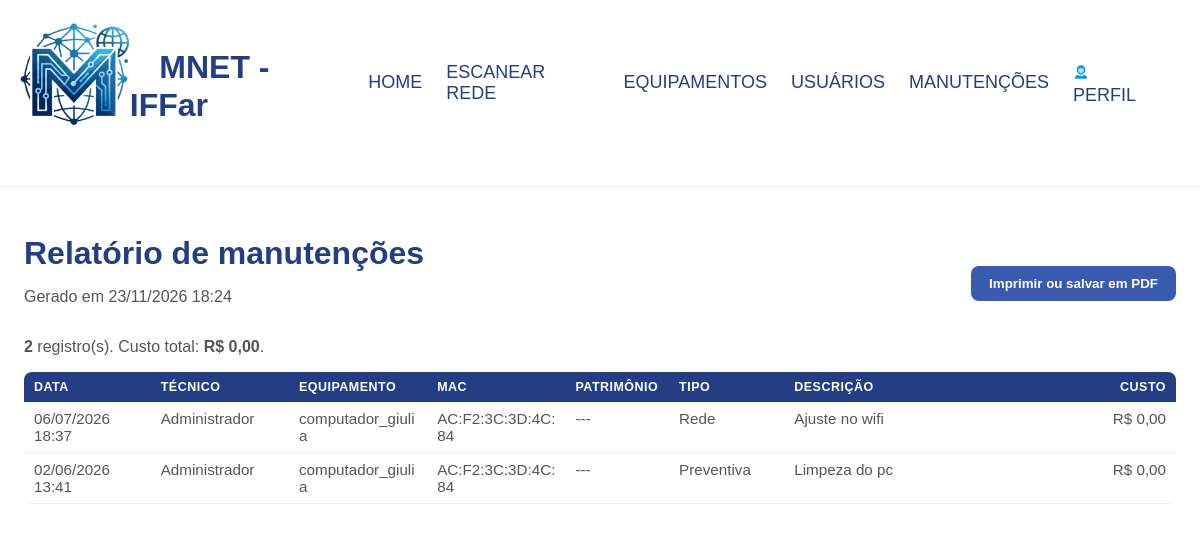
/comum/relatorio_manutencao.php (signed in), run on the app's committed database.
### tables this page shows
CREATE TABLE IF NOT EXISTS `manutencao` (
  `id` int NOT NULL AUTO_INCREMENT,
  `id_equipamento` int DEFAULT NULL,
  `id_usuario` int DEFAULT NULL,
  `tipo_manutencao` enum('Preventiva','Software','Hardware','Rede') DEFAULT NULL,
  `custo` int DEFAULT NULL,
  `descricao` longtext,
  `data_registro` timestamp NULL DEFAULT CURRENT_TIMESTAMP,
  PRIMARY KEY (`id`),
  KEY `id_equipamento` (`id_equipamento`),
  KEY `id_usuario` (`id_usuario`)
);

CREATE TABLE IF NOT EXISTS `usuario` (
  `email` varchar(1000) DEFAULT NULL,
  `senha` varchar(255) DEFAULT NULL,
  `nome` varchar(1000) DEFAULT NULL,
  `id` int NOT NULL AUTO_INCREMENT,
  `cpf` varchar(14) DEFAULT NULL,
  `data_registro` timestamp NULL DEFAULT CURRENT_TIMESTAMP,
  `cargo` char(1) DEFAULT NULL,
  PRIMARY KEY (`id`)
);

CREATE TABLE IF NOT EXISTS `equipamento` (
  `id` int NOT NULL AUTO_INCREMENT,
  `hostname` varchar(100) DEFAULT NULL,
  `ipv4` varchar(15) DEFAULT NULL,
  `mac` varchar(17) DEFAULT NULL,
  `patrimonio` varchar(100) DEFAULT NULL,
  `local` varchar(100) DEFAULT NULL,
  `atividade` enum('Em uso','Disponível','Descarte','Manutenção') DEFAULT NULL,
  `marca` varchar(100) DEFAULT NULL,
  `tipo_equipamento` enum('Computador','Notebook','Celular','Impressora','Câmera','Gateway','Servidor','SmartWatch','Tablet') DEFAULT NULL,
  `data_registro` timestamp NULL DEFAULT CURRENT_TIMESTAMP,
  `sistema_operacional` varchar(100) DEFAULT NULL,
  PRIMARY KEY (`id`)
);

### includes/security.php (called while the page is built, shortened)
<?php
function e(mixed $value): string
{
    return htmlspecialchars((string) ($value ?? ''), ENT_QUOTES | ENT_SUBSTITUTE, 'UTF-8');
}

### comum/relatorio_manutencao.php (the view, shortened to what this page needs)
<?php
require __DIR__ . '/../includes/connect.php';
require __DIR__ . '/../includes/security.php';
$sql = "SELECT m.tipo_manutencao, m.descricao, m.custo, m.data_registro,
               e.hostname, e.mac, e.patrimonio, u.nome AS tecnico
        FROM manutencao m
        JOIN equipamento e ON e.id = m.id_equipamento
        JOIN usuario u ON u.id = m.id_usuario
        ORDER BY m.data_registro DESC";
$result = mysqli_query($conexao, $sql);
$rows = [];
$total = 0.0;
while ($row = mysqli_fetch_assoc($result)) {
    $rows[] = $row;
    $total += (float) $row['custo'];
}
?>
<!DOCTYPE html>
<html lang="pt-br">
<head>
    <link rel="stylesheet" href="<?= BASE_URL ?>/assets/css/style.css">
</head>
<body>
    <div class="nao-imprimir">
    </div>
    <main class="relatorio">
        <div class="relatorio-cabecalho">
            <div>
                <h1>Relatório de manutenções</h1>
                <p>Gerado em <?= e(date('d/m/Y H:i')) ?></p>
            </div>
            <button type="button" class="btn-salvar nao-imprimir" onclick="window.print()">
                Imprimir ou salvar em PDF
            </button>
        </div>
        <p><b><?= count($rows) ?></b> registro(s). Custo total: <b>R$ <?= e(number_format($total, 2, ',', '.')) ?></b>.</p>
        <div class="tabela-relatorio-wrap">
            <table>
                <thead>
                    <tr>
                        <th>Data</th>
                        <th>Técnico</th>
                        <th>Equipamento</th>
                        <th>MAC</th>
                        <th>Patrimônio</th>
                        <th>Tipo</th>
                        <th>Descrição</th>
                        <th>Custo</th>
                    </tr>
                </thead>
                <tbody>
                <?php foreach ($rows as $row) { ?>
                    <tr>
                        <td><?= e(date('d/m/Y H:i', strtotime($row['data_registro']))) ?></td>
                        <td><?= e($row['tecnico']) ?></td>
                        <td><?= e($row['hostname']) ?></td>
                        <td><?= e($row['mac']) ?></td>
                        <td><?= e($row['patrimonio']) ?></td>
                        <td><?= e($row['tipo_manutencao']) ?></td>
                        <td><?= e($row['descricao']) ?></td>
                        <td>R$ <?= e(number_format((float) $row['custo'], 2, ',', '.')) ?></td>
                    </tr>
                <?php } ?>
                </tbody>
            </table>
        </div>
    </main>
</body>
</html>

### assets/css/style.css (style rules this page uses)
:root { --primary-color: #233e84; --primary-hover: rgb(39, 60, 114); --danger-color: #c21b1b; --danger-hover: #741919; --text-dark: #555; --text-muted: #777; --border-color: #ddd; --bg-light: #f8f9fc; --font-main: 'Poppins', sans-serif; --font-nav: 'Gill Sans', 'Gill Sans MT', Calibri, 'Trebuchet MS', sans-serif; }
.btn-salvar, .btn-excluir { border: none; width: 100%; padding: 12px; border-radius: 8px; cursor: pointer; font-weight: 600; margin-top: 10px; transition: background-color 0.3s ease; }
.btn-salvar { background-color: rgb(56, 90, 175); color: #ffffff; }
table { width: 100%; border-collapse: collapse; margin-top: 10px; background-color: #ffffff; border-radius: 8px; overflow: hidden; }
th { background-color: var(--primary-color); color: #ffffff; text-align: left; padding: 15px; font-size: 0.85rem; text-transform: uppercase; letter-spacing: 1px; }
td { padding: 12px 15px; border-bottom: 1px solid #eee; font-size: 0.95rem; color: var(--text-dark); vertical-align: middle; }

### comum/relatorio_manutencao.php (style rules this page uses)
html, body { font-family: var(--font-main, 'Poppins', sans-serif); color: var(--text-dark, #555); background: #fff; margin: 0; padding: 0; }
.relatorio { max-width: 1400px; margin: 24px auto; background: #fff; padding: 24px; box-sizing: border-box; font-family: var(--font-main, 'Poppins', sans-serif); }
.relatorio-cabecalho { display: flex; justify-content: space-between; align-items: center; gap: 16px; flex-wrap: wrap; }
.relatorio h1 { font-family: var(--font-main, 'Poppins', sans-serif); color: var(--primary-color, #233e84); font-weight: bold; margin: 0 0 4px; }
.relatorio .tabela-relatorio-wrap { width: 100%; overflow-x: visible; }
.relatorio table { width: 100%; border-collapse: collapse; table-layout: auto; font-size: 0.85rem; font-family: var(--font-main, 'Poppins', sans-serif); }
.relatorio th, .relatorio td { padding: 8px 10px; vertical-align: top; word-wrap: break-word; overflow-wrap: anywhere; white-space: normal; }
.relatorio th { background-color: var(--primary-color, #233e84); color: #fff; text-align: left; font-size: 0.78rem; text-transform: uppercase; letter-spacing: 0.5px; font-family: var(--font-main, 'Poppins', sans-serif); }
.relatorio td { border-bottom: 1px solid #eee; color: var(--text-dark, #555); }
.relatorio th:nth-child(1), .relatorio td:nth-child(1) { width: 11%; min-width: 90px; }
.relatorio th:nth-child(2), .relatorio td:nth-child(2) { width: 12%; }
.relatorio th:nth-child(3), .relatorio td:nth-child(3) { width: 12%; }
.relatorio th:nth-child(4), .relatorio td:nth-child(4) { width: 12%; min-width: 110px; }
.relatorio th:nth-child(5), .relatorio td:nth-child(5) { width: 9%; }
.relatorio th:nth-child(6), .relatorio td:nth-child(6) { width: 10%; }
.relatorio th:nth-child(7), .relatorio td:nth-child(7) { width: 24%; }
.relatorio th:nth-child(8), .relatorio td:nth-child(8) { width: 10%; white-space: nowrap; text-align: right; }
.relatorio .btn-salvar { width: auto; padding: 10px 18px; font-family: var(--font-main, 'Poppins', sans-serif); }

### data on the page
manutencao: data_registro "06/07/2026 18:37", id_usuario.nome "Administrador", id_equipamento.hostname "computador_giulia", id_equipamento.mac "AC:F2:3C:3D:4C:84", id_equipamento.patrimonio "---", tipo_manutencao "Rede", descricao "Ajuste no wifi", custo "0,00"
manutencao: data_registro "02/06/2026 13:41", id_usuario.nome "Administrador", id_equipamento.hostname "computador_giulia", id_equipamento.mac "AC:F2:3C:3D:4C:84", id_equipamento.patrimonio "---", tipo_manutencao "Preventiva", descricao "Limpeza do pc", custo "0,00"

### other printed values
count($rows) "2"
$total "0,00"
